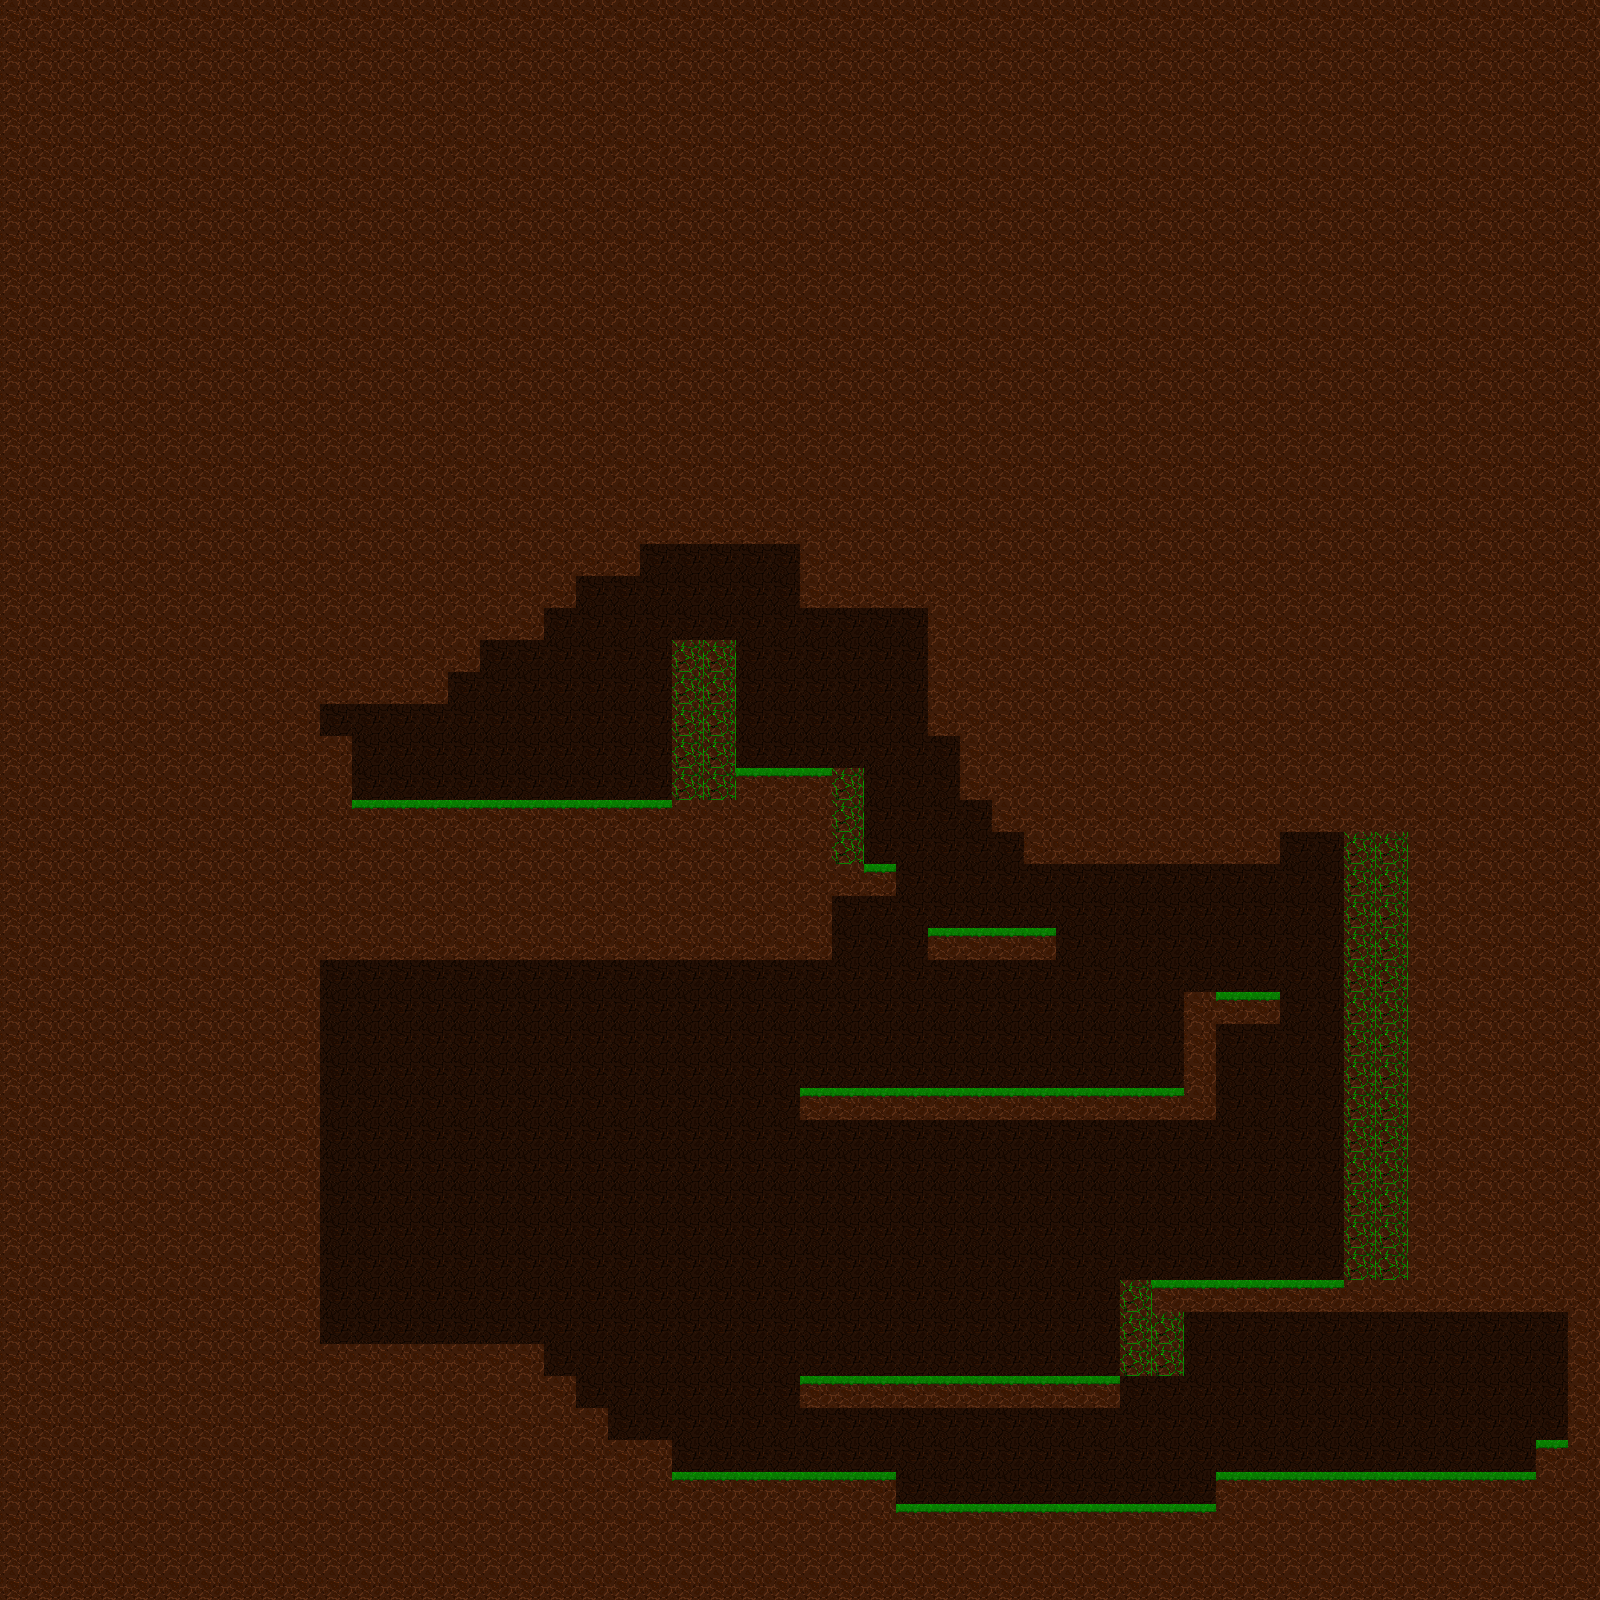

Tiled map render using the project's own tile images. Description and the map definition, with tile-layer contents summarised, below:
An orthogonal 50x50 tile map with 32x32 px tiles, 2 tile layers (BG TILE, Warstwa Kafelków 1) and 27 objects (7x CLIMBING_WALL, 7x Bottle, 4x Torch, 2x Rat, hero, ...).

<map version="1.0" tiledversion="1.0.3" orientation="orthogonal" renderorder="right-down" width="50" height="50" tilewidth="32" tileheight="32" nextobjectid="65">
 <tileset firstgid="1" source="new.tsx" />
 <layer name="BG TILE" width="50" height="50">
  <data>[2500 cells, 2500 non-empty, 1 distinct tile ids]</data>
 </layer>
 <layer name="Warstwa Kafelków 1" width="50" height="50">
  <data>[2500 cells, 1892 non-empty, 4 distinct tile ids]</data>
 </layer>
 <objectgroup name="collision">
  <object id="1" x="352" y="800">
   <polyline points="0,0 0,-64 -32,-64 -32,-96 96,-96 96,-128 128,-128 128,-160 192,-160 192,-192 224,-192 224,-224 288,-224 288,-256 448,-256 448,-192 576,-192 576,-64 608,-64 608,0 640,0 640,32 672,32 672,64 928,64 928,32 992,32 992,480 768,480 768,576 448,576 448,608 768,608 768,576 832,576 832,512 1216,512 1216,640 1184,640 1184,672 864,672 864,704 544,704 544,672 320,672 320,640 256,640 256,608 224,608 224,576 192,576 192,544 -32,544 -32,160 480,160 480,64 512,64 512,-32 384,-32 384,-160 320,-160 320,0 0,0" />
  </object>
  <object id="2" x="800" y="1088">
   <polyline points="0,0 384,0 384,-96 480,-96 480,-64 416,-64 416,32 0,32 0,0" />
  </object>
  <object id="10" name="CLIMBING_WALL" x="1152" y="1312" width="32" height="64" />
  <object id="9" name="CLIMBING_WALL" x="1120" y="1280" height="96" />
  <object id="8" name="CLIMBING_WALL" x="672" y="640" width="64" height="160" />
  <object id="11" name="CLIMBING_WALL" x="1345" y="832" width="63" height="448" />
  <object id="20" name="CLIMBING_WALL" x="801" y="1376" height="23" />
  <object id="23" name="CLIMBING_WALL" x="1280" y="993" height="30" />
  <object id="44" name="CLIMBING_WALL" x="832" y="768" width="32" height="96" />
  <object id="52" x="832" y="864" width="64" height="32" />
  <object id="64" x="928" y="960">
   <polyline points="0,0 128,0 128,-32 0,-32 0,0" />
  </object>
 </objectgroup>
 <objectgroup name="characters">
  <object id="3" name="hero" x="1073" y="1276.33" width="6" height="32" />
  <object id="22" name="Spider" x="1194.67" y="1198.67" width="48" height="48" />
  <object id="36" name="Crown" x="895.333" y="1237.33" width="48" height="48" />
  <object id="40" name="Rat" x="568" y="747" width="48" height="48" />
  <object id="47" name="Rat" x="998.333" y="894.667" width="16" height="14" />
 </objectgroup>
 <objectgroup name="items" offsetx="1" offsety="-7">
  <object id="24" name="Torch" x="768" y="672" width="32" height="32" />
  <object id="26" name="Torch" x="896" y="992" width="32" height="32" />
  <object id="27" name="Torch" x="1056" y="992" width="32" height="32" />
  <object id="29" name="Bottle" x="832" y="722" width="32" height="32">
   <properties>
    <property name="size" value="big" />
    <property name="type" value="mp" />
   </properties>
  </object>
  <object id="30" name="Bottle" x="419" y="1303" width="32" height="32">
   <properties>
    <property name="size" value="small" />
    <property name="type" value="mp" />
   </properties>
  </object>
  <object id="31" name="Bottle" x="382" y="1303" width="32" height="32">
   <properties>
    <property name="size" value="medium" />
    <property name="type" value="mp" />
   </properties>
  </object>
  <object id="32" name="Bottle" x="458" y="1304" width="32" height="32">
   <properties>
    <property name="size" value="big" />
    <property name="type" value="hp" />
   </properties>
  </object>
  <object id="33" name="Bottle" x="497" y="1303" width="32" height="32">
   <properties>
    <property name="size" value="medium" />
    <property name="type" value="hp" />
   </properties>
  </object>
  <object id="34" name="Bottle" x="537" y="1303" width="32" height="32">
   <properties>
    <property name="size" value="small" />
    <property name="type" value="hp" />
   </properties>
  </object>
  <object id="35" name="Bottle" x="347" y="1303" width="32" height="32">
   <properties>
    <property name="size" value="big" />
    <property name="type" value="mp" />
   </properties>
  </object>
  <object id="37" name="Torch" x="544" y="704" width="32" height="32" />
 </objectgroup>
</map>